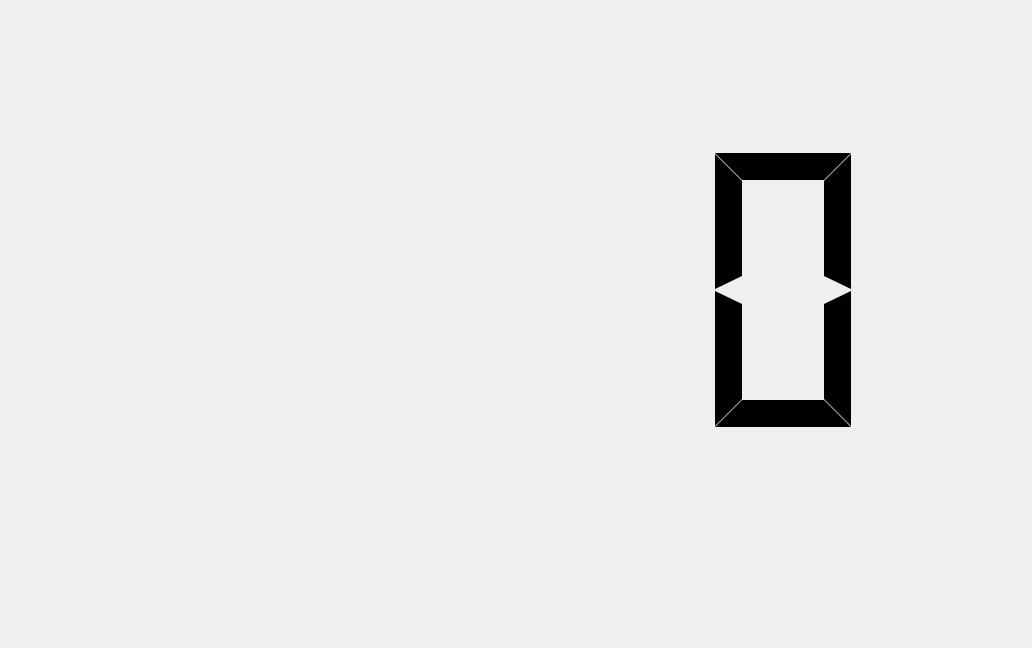
<?xml version="1.0" encoding="UTF-8"?>
<ui version="4.0">
 <class>BlackClock</class>
 <widget class="QWidget" name="BlackClock">
  <property name="geometry">
   <rect>
    <x>0</x>
    <y>0</y>
    <width>1032</width>
    <height>648</height>
   </rect>
  </property>
  <property name="windowTitle">
   <string>Heavy-Laser</string>
  </property>
  <property name="windowIcon">
   <iconset resource="resources.qrc">
    <normaloff>:/main.png</normaloff>:/main.png</iconset>
  </property>
  <widget class="QLCDNumber" name="lcdNumber">
   <property name="geometry">
    <rect>
     <x>30</x>
     <y>30</y>
     <width>851</width>
     <height>521</height>
    </rect>
   </property>
   <property name="frameShape">
    <enum>QFrame::NoFrame</enum>
   </property>
   <property name="segmentStyle">
    <enum>QLCDNumber::Flat</enum>
   </property>
  </widget>
 </widget>
 <resources>
  <include location="resources.qrc"/>
 </resources>
 <connections/>
</ui>
